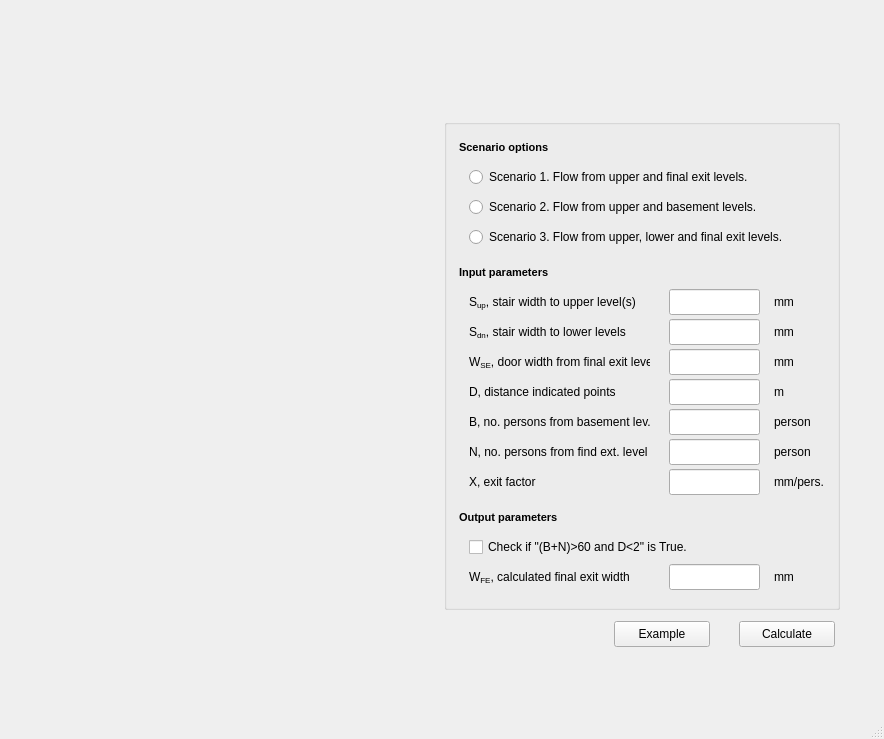
<?xml version="1.0" encoding="UTF-8"?>
<ui version="4.0">
 <class>MainWindow</class>
 <widget class="QMainWindow" name="MainWindow">
  <property name="geometry">
   <rect>
    <x>0</x>
    <y>0</y>
    <width>884</width>
    <height>739</height>
   </rect>
  </property>
  <property name="windowTitle">
   <string>MainWindow</string>
  </property>
  <widget class="QWidget" name="centralwidget">
   <layout class="QGridLayout" name="gridLayout">
    <item row="0" column="0">
     <layout class="QVBoxLayout" name="verticalLayout">
      <property name="leftMargin">
       <number>35</number>
      </property>
      <property name="topMargin">
       <number>35</number>
      </property>
      <property name="rightMargin">
       <number>35</number>
      </property>
      <property name="bottomMargin">
       <number>35</number>
      </property>
      <item>
       <widget class="QWidget" name="widget" native="true">
        <property name="minimumSize">
         <size>
          <width>796</width>
          <height>566</height>
         </size>
        </property>
        <property name="maximumSize">
         <size>
          <width>796</width>
          <height>566</height>
         </size>
        </property>
        <widget class="QLabel" name="label_image_context">
         <property name="geometry">
          <rect>
           <x>0</x>
           <y>0</y>
           <width>796</width>
           <height>566</height>
          </rect>
         </property>
         <property name="text">
          <string/>
         </property>
         <property name="pixmap">
          <pixmap>../../../../../../../Library/Mobile Documents/6LVTQB9699~com~seriflabs~affinitydesigner/Documents/FSEUTIL/png/0103_back_794_560.png</pixmap>
         </property>
        </widget>
        <widget class="QGroupBox" name="groupBox_control">
         <property name="geometry">
          <rect>
           <x>400</x>
           <y>75</y>
           <width>396</width>
           <height>491</height>
          </rect>
         </property>
         <property name="title">
          <string/>
         </property>
         <widget class="QLabel" name="label_in_D_unit">
          <property name="geometry">
           <rect>
            <x>330</x>
            <y>260</y>
            <width>51</width>
            <height>26</height>
           </rect>
          </property>
          <property name="minimumSize">
           <size>
            <width>0</width>
            <height>0</height>
           </size>
          </property>
          <property name="maximumSize">
           <size>
            <width>16777215</width>
            <height>16777215</height>
           </size>
          </property>
          <property name="text">
           <string>m</string>
          </property>
         </widget>
         <widget class="QLabel" name="label_in_N_unit">
          <property name="geometry">
           <rect>
            <x>330</x>
            <y>320</y>
            <width>51</width>
            <height>26</height>
           </rect>
          </property>
          <property name="minimumSize">
           <size>
            <width>0</width>
            <height>0</height>
           </size>
          </property>
          <property name="maximumSize">
           <size>
            <width>16777215</width>
            <height>16777215</height>
           </size>
          </property>
          <property name="text">
           <string>person</string>
          </property>
         </widget>
         <widget class="QLabel" name="label_in_S_dn_unit">
          <property name="geometry">
           <rect>
            <x>330</x>
            <y>200</y>
            <width>51</width>
            <height>26</height>
           </rect>
          </property>
          <property name="minimumSize">
           <size>
            <width>0</width>
            <height>0</height>
           </size>
          </property>
          <property name="maximumSize">
           <size>
            <width>16777215</width>
            <height>16777215</height>
           </size>
          </property>
          <property name="text">
           <string>mm</string>
          </property>
         </widget>
         <widget class="QLabel" name="label_in_S_up">
          <property name="geometry">
           <rect>
            <x>330</x>
            <y>170</y>
            <width>51</width>
            <height>26</height>
           </rect>
          </property>
          <property name="minimumSize">
           <size>
            <width>0</width>
            <height>0</height>
           </size>
          </property>
          <property name="maximumSize">
           <size>
            <width>16777215</width>
            <height>16777215</height>
           </size>
          </property>
          <property name="text">
           <string>mm</string>
          </property>
         </widget>
         <widget class="QLineEdit" name="lineEdit_in_S_up">
          <property name="geometry">
           <rect>
            <x>225</x>
            <y>170</y>
            <width>91</width>
            <height>26</height>
           </rect>
          </property>
          <property name="sizePolicy">
           <sizepolicy hsizetype="Fixed" vsizetype="Fixed">
            <horstretch>0</horstretch>
            <verstretch>0</verstretch>
           </sizepolicy>
          </property>
          <property name="minimumSize">
           <size>
            <width>0</width>
            <height>0</height>
           </size>
          </property>
          <property name="maximumSize">
           <size>
            <width>16777215</width>
            <height>16777215</height>
           </size>
          </property>
          <property name="baseSize">
           <size>
            <width>0</width>
            <height>0</height>
           </size>
          </property>
          <property name="toolTip">
           <string>Positive float. Width of the stair to upper levels.</string>
          </property>
          <property name="statusTip">
           <string>Positive float. Width of the stair to upper levels.</string>
          </property>
         </widget>
         <widget class="QLineEdit" name="lineEdit_in_S_dn">
          <property name="geometry">
           <rect>
            <x>225</x>
            <y>200</y>
            <width>91</width>
            <height>26</height>
           </rect>
          </property>
          <property name="sizePolicy">
           <sizepolicy hsizetype="Fixed" vsizetype="Fixed">
            <horstretch>0</horstretch>
            <verstretch>0</verstretch>
           </sizepolicy>
          </property>
          <property name="minimumSize">
           <size>
            <width>0</width>
            <height>0</height>
           </size>
          </property>
          <property name="maximumSize">
           <size>
            <width>16777215</width>
            <height>16777215</height>
           </size>
          </property>
          <property name="baseSize">
           <size>
            <width>0</width>
            <height>0</height>
           </size>
          </property>
          <property name="toolTip">
           <string>Positive float. Width of the stair to lower (basement) levels.</string>
          </property>
          <property name="statusTip">
           <string>Positive float. Width of the stair to lower (basement) levels.</string>
          </property>
         </widget>
         <widget class="QLineEdit" name="lineEdit_in_D">
          <property name="geometry">
           <rect>
            <x>225</x>
            <y>260</y>
            <width>91</width>
            <height>26</height>
           </rect>
          </property>
          <property name="sizePolicy">
           <sizepolicy hsizetype="Fixed" vsizetype="Fixed">
            <horstretch>0</horstretch>
            <verstretch>0</verstretch>
           </sizepolicy>
          </property>
          <property name="minimumSize">
           <size>
            <width>0</width>
            <height>0</height>
           </size>
          </property>
          <property name="maximumSize">
           <size>
            <width>16777215</width>
            <height>16777215</height>
           </size>
          </property>
          <property name="baseSize">
           <size>
            <width>0</width>
            <height>0</height>
           </size>
          </property>
          <property name="toolTip">
           <string>Positive float. Distance between building final exit to door of ground level or lower stair.</string>
          </property>
          <property name="statusTip">
           <string>Positive float. Distance between building final exit to door of ground level or lower stair.</string>
          </property>
          <property name="text">
           <string/>
          </property>
         </widget>
         <widget class="QLineEdit" name="lineEdit_in_N">
          <property name="geometry">
           <rect>
            <x>225</x>
            <y>320</y>
            <width>91</width>
            <height>26</height>
           </rect>
          </property>
          <property name="sizePolicy">
           <sizepolicy hsizetype="Fixed" vsizetype="Fixed">
            <horstretch>0</horstretch>
            <verstretch>0</verstretch>
           </sizepolicy>
          </property>
          <property name="minimumSize">
           <size>
            <width>0</width>
            <height>0</height>
           </size>
          </property>
          <property name="maximumSize">
           <size>
            <width>16777215</width>
            <height>16777215</height>
           </size>
          </property>
          <property name="baseSize">
           <size>
            <width>0</width>
            <height>0</height>
           </size>
          </property>
          <property name="toolTip">
           <string>Positive integer. Number of persons from ground level.</string>
          </property>
          <property name="statusTip">
           <string>Positive integer. Number of persons from ground level.</string>
          </property>
          <property name="text">
           <string/>
          </property>
         </widget>
         <widget class="QLabel" name="label_in_N">
          <property name="geometry">
           <rect>
            <x>25</x>
            <y>320</y>
            <width>181</width>
            <height>26</height>
           </rect>
          </property>
          <property name="sizePolicy">
           <sizepolicy hsizetype="Fixed" vsizetype="Fixed">
            <horstretch>0</horstretch>
            <verstretch>0</verstretch>
           </sizepolicy>
          </property>
          <property name="minimumSize">
           <size>
            <width>0</width>
            <height>0</height>
           </size>
          </property>
          <property name="maximumSize">
           <size>
            <width>16777215</width>
            <height>16777215</height>
           </size>
          </property>
          <property name="toolTip">
           <string>Number of persons from ground level.</string>
          </property>
          <property name="statusTip">
           <string>Number of persons from ground level.</string>
          </property>
          <property name="text">
           <string>N, no. persons from find ext. level</string>
          </property>
         </widget>
         <widget class="QLabel" name="label_in_S_dn">
          <property name="geometry">
           <rect>
            <x>25</x>
            <y>200</y>
            <width>181</width>
            <height>26</height>
           </rect>
          </property>
          <property name="sizePolicy">
           <sizepolicy hsizetype="Fixed" vsizetype="Fixed">
            <horstretch>0</horstretch>
            <verstretch>0</verstretch>
           </sizepolicy>
          </property>
          <property name="minimumSize">
           <size>
            <width>0</width>
            <height>0</height>
           </size>
          </property>
          <property name="maximumSize">
           <size>
            <width>16777215</width>
            <height>16777215</height>
           </size>
          </property>
          <property name="toolTip">
           <string>Width of the stair to lower (basement) levels.</string>
          </property>
          <property name="statusTip">
           <string>Width of the stair to lower (basement) levels.</string>
          </property>
          <property name="text">
           <string>&lt;html&gt;&lt;head/&gt;&lt;body&gt;&lt;p&gt;S&lt;span style=&quot; vertical-align:sub;&quot;&gt;dn&lt;/span&gt;, stair width to lower levels&lt;/p&gt;&lt;/body&gt;&lt;/html&gt;</string>
          </property>
         </widget>
         <widget class="QLabel" name="label_in_S_up_label">
          <property name="geometry">
           <rect>
            <x>25</x>
            <y>170</y>
            <width>181</width>
            <height>26</height>
           </rect>
          </property>
          <property name="minimumSize">
           <size>
            <width>0</width>
            <height>0</height>
           </size>
          </property>
          <property name="maximumSize">
           <size>
            <width>16777215</width>
            <height>16777215</height>
           </size>
          </property>
          <property name="toolTip">
           <string>Width of the stair to upper levels.</string>
          </property>
          <property name="statusTip">
           <string>Width of the stair to upper levels.</string>
          </property>
          <property name="text">
           <string>S&lt;sub&gt;up&lt;/sub&gt;, stair width to upper level(s)</string>
          </property>
         </widget>
         <widget class="QLabel" name="label_in_B">
          <property name="geometry">
           <rect>
            <x>25</x>
            <y>290</y>
            <width>181</width>
            <height>26</height>
           </rect>
          </property>
          <property name="minimumSize">
           <size>
            <width>0</width>
            <height>0</height>
           </size>
          </property>
          <property name="maximumSize">
           <size>
            <width>16777215</width>
            <height>16777215</height>
           </size>
          </property>
          <property name="toolTip">
           <string>Number of persons from lower (basement) level(s).</string>
          </property>
          <property name="statusTip">
           <string>Number of persons from lower (basement) level(s).</string>
          </property>
          <property name="text">
           <string>B, no. persons from basement lev.</string>
          </property>
         </widget>
         <widget class="QLabel" name="label_in_W_SE">
          <property name="geometry">
           <rect>
            <x>25</x>
            <y>230</y>
            <width>181</width>
            <height>26</height>
           </rect>
          </property>
          <property name="minimumSize">
           <size>
            <width>0</width>
            <height>0</height>
           </size>
          </property>
          <property name="maximumSize">
           <size>
            <width>16777215</width>
            <height>16777215</height>
           </size>
          </property>
          <property name="toolTip">
           <string>Width of the door from final exit level.</string>
          </property>
          <property name="statusTip">
           <string>Width of the door from final exit level.</string>
          </property>
          <property name="text">
           <string>&lt;html&gt;&lt;head/&gt;&lt;body&gt;&lt;p&gt;W&lt;span style=&quot; vertical-align:sub;&quot;&gt;SE&lt;/span&gt;, door width from final exit level&lt;/p&gt;&lt;/body&gt;&lt;/html&gt;</string>
          </property>
         </widget>
         <widget class="QLineEdit" name="lineEdit_in_B">
          <property name="geometry">
           <rect>
            <x>225</x>
            <y>290</y>
            <width>91</width>
            <height>26</height>
           </rect>
          </property>
          <property name="sizePolicy">
           <sizepolicy hsizetype="Fixed" vsizetype="Fixed">
            <horstretch>0</horstretch>
            <verstretch>0</verstretch>
           </sizepolicy>
          </property>
          <property name="minimumSize">
           <size>
            <width>0</width>
            <height>0</height>
           </size>
          </property>
          <property name="maximumSize">
           <size>
            <width>16777215</width>
            <height>16777215</height>
           </size>
          </property>
          <property name="baseSize">
           <size>
            <width>0</width>
            <height>0</height>
           </size>
          </property>
          <property name="toolTip">
           <string>Positive integer. Number of persons from lower (basement) level.</string>
          </property>
          <property name="statusTip">
           <string>Positive integer. Number of persons from lower (basement) level.</string>
          </property>
         </widget>
         <widget class="QLineEdit" name="lineEdit_in_W_SE">
          <property name="geometry">
           <rect>
            <x>225</x>
            <y>230</y>
            <width>91</width>
            <height>26</height>
           </rect>
          </property>
          <property name="sizePolicy">
           <sizepolicy hsizetype="Fixed" vsizetype="Fixed">
            <horstretch>0</horstretch>
            <verstretch>0</verstretch>
           </sizepolicy>
          </property>
          <property name="minimumSize">
           <size>
            <width>0</width>
            <height>0</height>
           </size>
          </property>
          <property name="maximumSize">
           <size>
            <width>16777215</width>
            <height>16777215</height>
           </size>
          </property>
          <property name="baseSize">
           <size>
            <width>0</width>
            <height>0</height>
           </size>
          </property>
          <property name="toolTip">
           <string>Positive float. Width of the door from final exit level.</string>
          </property>
          <property name="statusTip">
           <string>Positive float. Width of the door from final exit level.</string>
          </property>
          <property name="text">
           <string/>
          </property>
         </widget>
         <widget class="QLabel" name="label_in_B_unit">
          <property name="geometry">
           <rect>
            <x>330</x>
            <y>290</y>
            <width>51</width>
            <height>26</height>
           </rect>
          </property>
          <property name="minimumSize">
           <size>
            <width>0</width>
            <height>0</height>
           </size>
          </property>
          <property name="maximumSize">
           <size>
            <width>16777215</width>
            <height>16777215</height>
           </size>
          </property>
          <property name="text">
           <string>person</string>
          </property>
         </widget>
         <widget class="QLabel" name="label_in_W_SE_unit">
          <property name="geometry">
           <rect>
            <x>330</x>
            <y>230</y>
            <width>51</width>
            <height>26</height>
           </rect>
          </property>
          <property name="minimumSize">
           <size>
            <width>0</width>
            <height>0</height>
           </size>
          </property>
          <property name="maximumSize">
           <size>
            <width>16777215</width>
            <height>16777215</height>
           </size>
          </property>
          <property name="text">
           <string>mm</string>
          </property>
         </widget>
         <widget class="QLabel" name="label_27">
          <property name="geometry">
           <rect>
            <x>25</x>
            <y>260</y>
            <width>181</width>
            <height>26</height>
           </rect>
          </property>
          <property name="sizePolicy">
           <sizepolicy hsizetype="Fixed" vsizetype="Fixed">
            <horstretch>0</horstretch>
            <verstretch>0</verstretch>
           </sizepolicy>
          </property>
          <property name="minimumSize">
           <size>
            <width>0</width>
            <height>0</height>
           </size>
          </property>
          <property name="maximumSize">
           <size>
            <width>16777215</width>
            <height>16777215</height>
           </size>
          </property>
          <property name="toolTip">
           <string>Distance between building final exit to door of ground level or lower stair.</string>
          </property>
          <property name="statusTip">
           <string>Distance between building final exit to door of ground level or lower stair.</string>
          </property>
          <property name="text">
           <string>D, distance indicated points</string>
          </property>
         </widget>
         <widget class="QLineEdit" name="lineEdit_in_X">
          <property name="geometry">
           <rect>
            <x>225</x>
            <y>350</y>
            <width>91</width>
            <height>26</height>
           </rect>
          </property>
          <property name="sizePolicy">
           <sizepolicy hsizetype="Fixed" vsizetype="Fixed">
            <horstretch>0</horstretch>
            <verstretch>0</verstretch>
           </sizepolicy>
          </property>
          <property name="minimumSize">
           <size>
            <width>0</width>
            <height>0</height>
           </size>
          </property>
          <property name="maximumSize">
           <size>
            <width>16777215</width>
            <height>16777215</height>
           </size>
          </property>
          <property name="baseSize">
           <size>
            <width>0</width>
            <height>0</height>
           </size>
          </property>
          <property name="toolTip">
           <string>Positive float. Minimum door width per person.</string>
          </property>
          <property name="statusTip">
           <string>Positive float. Minimum door width per person.</string>
          </property>
          <property name="text">
           <string/>
          </property>
         </widget>
         <widget class="QLabel" name="label_in_X_unit">
          <property name="geometry">
           <rect>
            <x>330</x>
            <y>350</y>
            <width>51</width>
            <height>26</height>
           </rect>
          </property>
          <property name="minimumSize">
           <size>
            <width>0</width>
            <height>0</height>
           </size>
          </property>
          <property name="maximumSize">
           <size>
            <width>16777215</width>
            <height>16777215</height>
           </size>
          </property>
          <property name="text">
           <string>mm/pers.</string>
          </property>
         </widget>
         <widget class="QLabel" name="label_28">
          <property name="geometry">
           <rect>
            <x>25</x>
            <y>350</y>
            <width>181</width>
            <height>26</height>
           </rect>
          </property>
          <property name="sizePolicy">
           <sizepolicy hsizetype="Fixed" vsizetype="Fixed">
            <horstretch>0</horstretch>
            <verstretch>0</verstretch>
           </sizepolicy>
          </property>
          <property name="minimumSize">
           <size>
            <width>0</width>
            <height>0</height>
           </size>
          </property>
          <property name="maximumSize">
           <size>
            <width>16777215</width>
            <height>16777215</height>
           </size>
          </property>
          <property name="toolTip">
           <string>Minimum door width per person.</string>
          </property>
          <property name="statusTip">
           <string>Minimum door width per person.</string>
          </property>
          <property name="text">
           <string>X, exit factor</string>
          </property>
         </widget>
         <widget class="QRadioButton" name="radioButton_opt_scenario_3">
          <property name="geometry">
           <rect>
            <x>25</x>
            <y>105</y>
            <width>361</width>
            <height>26</height>
           </rect>
          </property>
          <property name="toolTip">
           <string>Scenario 3. Building final exit serves flow from upper levels, lower (basement) levels and ground level.</string>
          </property>
          <property name="statusTip">
           <string>Scenario 3. Building final exit serves flow from upper levels, lower (basement) levels and ground level.</string>
          </property>
          <property name="text">
           <string>Scenario 3. Flow from upper, lower and final exit levels.</string>
          </property>
         </widget>
         <widget class="QRadioButton" name="radioButton_opt_scenario_1">
          <property name="geometry">
           <rect>
            <x>25</x>
            <y>45</y>
            <width>361</width>
            <height>26</height>
           </rect>
          </property>
          <property name="toolTip">
           <string>Scenario 1. Building final exit serves flow from upper levels and ground level.</string>
          </property>
          <property name="statusTip">
           <string>Scenario 1. Building final exit serves flow from upper levels and ground level.</string>
          </property>
          <property name="text">
           <string>Scenario 1. Flow from upper and final exit levels.</string>
          </property>
         </widget>
         <widget class="QRadioButton" name="radioButton_opt_scenario_2">
          <property name="geometry">
           <rect>
            <x>25</x>
            <y>75</y>
            <width>361</width>
            <height>26</height>
           </rect>
          </property>
          <property name="toolTip">
           <string>Scenario 2. Building final exit serves flow from upper levels and lower (basement) levels.</string>
          </property>
          <property name="statusTip">
           <string>Scenario 2. Building final exit serves flow from upper levels and lower (basement) levels.</string>
          </property>
          <property name="text">
           <string>Scenario 2. Flow from upper and basement levels.</string>
          </property>
         </widget>
         <widget class="QLabel" name="label_in_S_up_label_2">
          <property name="geometry">
           <rect>
            <x>15</x>
            <y>140</y>
            <width>181</width>
            <height>26</height>
           </rect>
          </property>
          <property name="minimumSize">
           <size>
            <width>0</width>
            <height>0</height>
           </size>
          </property>
          <property name="maximumSize">
           <size>
            <width>16777215</width>
            <height>16777215</height>
           </size>
          </property>
          <property name="font">
           <font>
            <pointsize>8</pointsize>
            <weight>75</weight>
            <bold>true</bold>
           </font>
          </property>
          <property name="toolTip">
           <string>Width of the stair to upper levels.</string>
          </property>
          <property name="statusTip">
           <string>Width of the stair to upper levels.</string>
          </property>
          <property name="text">
           <string>Input parameters</string>
          </property>
         </widget>
         <widget class="QLabel" name="label_in_S_up_label_3">
          <property name="geometry">
           <rect>
            <x>15</x>
            <y>15</y>
            <width>181</width>
            <height>26</height>
           </rect>
          </property>
          <property name="minimumSize">
           <size>
            <width>0</width>
            <height>0</height>
           </size>
          </property>
          <property name="maximumSize">
           <size>
            <width>16777215</width>
            <height>16777215</height>
           </size>
          </property>
          <property name="font">
           <font>
            <pointsize>8</pointsize>
            <weight>75</weight>
            <bold>true</bold>
           </font>
          </property>
          <property name="toolTip">
           <string>Width of the stair to upper levels.</string>
          </property>
          <property name="statusTip">
           <string>Width of the stair to upper levels.</string>
          </property>
          <property name="text">
           <string>Scenario options</string>
          </property>
         </widget>
         <widget class="QLabel" name="label_25">
          <property name="geometry">
           <rect>
            <x>330</x>
            <y>445</y>
            <width>51</width>
            <height>26</height>
           </rect>
          </property>
          <property name="text">
           <string>mm</string>
          </property>
         </widget>
         <widget class="QCheckBox" name="checkBox_out_check">
          <property name="geometry">
           <rect>
            <x>25</x>
            <y>415</y>
            <width>371</width>
            <height>26</height>
           </rect>
          </property>
          <property name="toolTip">
           <string>This indicates whether the condition True (ticked) or False.</string>
          </property>
          <property name="statusTip">
           <string>This indicates whether the condition True (ticked) or False.</string>
          </property>
          <property name="text">
           <string>Check if &quot;(B+N)&gt;60 and D&lt;2&quot; is True.</string>
          </property>
         </widget>
         <widget class="QLineEdit" name="lineEdit_out_W_FE">
          <property name="geometry">
           <rect>
            <x>225</x>
            <y>445</y>
            <width>91</width>
            <height>26</height>
           </rect>
          </property>
          <property name="sizePolicy">
           <sizepolicy hsizetype="Fixed" vsizetype="Fixed">
            <horstretch>0</horstretch>
            <verstretch>0</verstretch>
           </sizepolicy>
          </property>
          <property name="minimumSize">
           <size>
            <width>0</width>
            <height>0</height>
           </size>
          </property>
          <property name="maximumSize">
           <size>
            <width>16777215</width>
            <height>16777215</height>
           </size>
          </property>
          <property name="toolTip">
           <string>Solved minimum final exit door width. Double click to select the value.</string>
          </property>
          <property name="statusTip">
           <string>Solved minimum final exit door width. Double click to select the value.</string>
          </property>
         </widget>
         <widget class="QLabel" name="label_12">
          <property name="geometry">
           <rect>
            <x>25</x>
            <y>445</y>
            <width>181</width>
            <height>26</height>
           </rect>
          </property>
          <property name="sizePolicy">
           <sizepolicy hsizetype="Fixed" vsizetype="Fixed">
            <horstretch>0</horstretch>
            <verstretch>0</verstretch>
           </sizepolicy>
          </property>
          <property name="minimumSize">
           <size>
            <width>20</width>
            <height>0</height>
           </size>
          </property>
          <property name="maximumSize">
           <size>
            <width>16777215</width>
            <height>16777215</height>
           </size>
          </property>
          <property name="toolTip">
           <string>Solved minimum final exit door width.</string>
          </property>
          <property name="statusTip">
           <string>Solved minimum final exit door width.</string>
          </property>
          <property name="text">
           <string>&lt;html&gt;&lt;head/&gt;&lt;body&gt;&lt;p&gt;W&lt;span style=&quot; vertical-align:sub;&quot;&gt;FE&lt;/span&gt;, calculated final exit width&lt;/p&gt;&lt;/body&gt;&lt;/html&gt;</string>
          </property>
         </widget>
         <widget class="QLabel" name="label_in_S_up_label_4">
          <property name="geometry">
           <rect>
            <x>15</x>
            <y>385</y>
            <width>181</width>
            <height>26</height>
           </rect>
          </property>
          <property name="minimumSize">
           <size>
            <width>0</width>
            <height>0</height>
           </size>
          </property>
          <property name="maximumSize">
           <size>
            <width>16777215</width>
            <height>16777215</height>
           </size>
          </property>
          <property name="font">
           <font>
            <pointsize>8</pointsize>
            <weight>75</weight>
            <bold>true</bold>
           </font>
          </property>
          <property name="toolTip">
           <string>Width of the stair to upper levels.</string>
          </property>
          <property name="statusTip">
           <string>Width of the stair to upper levels.</string>
          </property>
          <property name="text">
           <string>Output parameters</string>
          </property>
         </widget>
        </widget>
        <widget class="QLabel" name="label_image_figure">
         <property name="geometry">
          <rect>
           <x>0</x>
           <y>80</y>
           <width>342</width>
           <height>284</height>
          </rect>
         </property>
         <property name="text">
          <string/>
         </property>
         <property name="pixmap">
          <pixmap>../../../../../../../Library/Mobile Documents/6LVTQB9699~com~seriflabs~affinitydesigner/Documents/FSEUTIL/png/0103_figure_1_342_284.png</pixmap>
         </property>
        </widget>
       </widget>
      </item>
      <item>
       <widget class="QWidget" name="widget_2" native="true">
        <property name="minimumSize">
         <size>
          <width>0</width>
          <height>36</height>
         </size>
        </property>
        <widget class="QPushButton" name="pushButton_test">
         <property name="geometry">
          <rect>
           <x>570</x>
           <y>5</y>
           <width>96</width>
           <height>26</height>
          </rect>
         </property>
         <property name="toolTip">
          <string>Click to generate example input parameters.</string>
         </property>
         <property name="statusTip">
          <string>Click to generate example input parameters.</string>
         </property>
         <property name="text">
          <string>Example</string>
         </property>
        </widget>
        <widget class="QPushButton" name="pushButton_calculate">
         <property name="geometry">
          <rect>
           <x>695</x>
           <y>5</y>
           <width>96</width>
           <height>26</height>
          </rect>
         </property>
         <property name="toolTip">
          <string>Click (or press Enter) to calculate.</string>
         </property>
         <property name="statusTip">
          <string>Click (or press Enter) to calculate.</string>
         </property>
         <property name="text">
          <string>Calculate</string>
         </property>
        </widget>
       </widget>
      </item>
     </layout>
    </item>
   </layout>
  </widget>
  <widget class="QMenuBar" name="menubar">
   <property name="geometry">
    <rect>
     <x>0</x>
     <y>0</y>
     <width>884</width>
     <height>22</height>
    </rect>
   </property>
  </widget>
  <widget class="QStatusBar" name="statusbar"/>
 </widget>
 <tabstops>
  <tabstop>radioButton_opt_scenario_1</tabstop>
  <tabstop>radioButton_opt_scenario_2</tabstop>
  <tabstop>radioButton_opt_scenario_3</tabstop>
  <tabstop>lineEdit_in_S_up</tabstop>
  <tabstop>lineEdit_in_S_dn</tabstop>
  <tabstop>lineEdit_in_W_SE</tabstop>
  <tabstop>lineEdit_in_D</tabstop>
  <tabstop>lineEdit_in_B</tabstop>
  <tabstop>lineEdit_in_N</tabstop>
  <tabstop>lineEdit_in_X</tabstop>
  <tabstop>checkBox_out_check</tabstop>
  <tabstop>lineEdit_out_W_FE</tabstop>
 </tabstops>
 <resources/>
 <connections/>
</ui>
